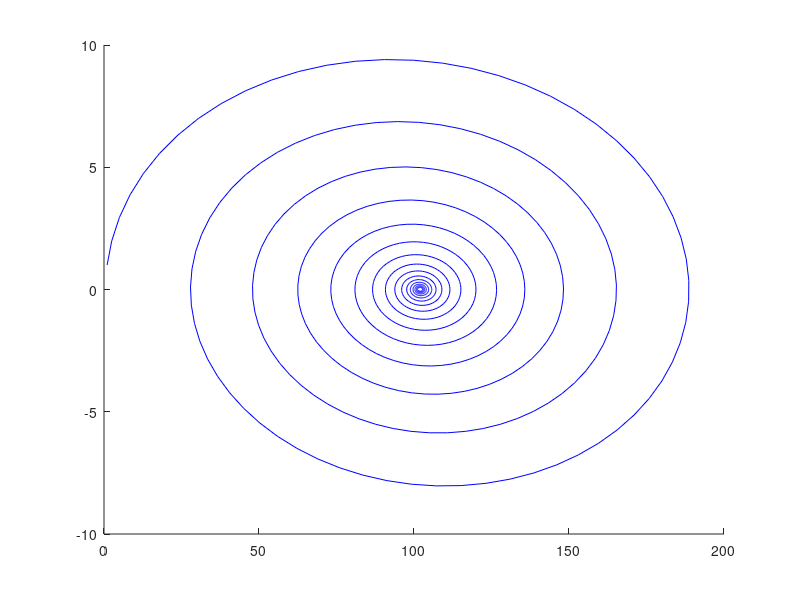

The MATLAB source for this figure:
    clf;
    hold on;
        % Plot the vector field and ODE solutions
    
    
    function xdot = f2(x,t)
      % d^2Q/dt^2 = -Q/CL  -  (R/L) * (dQ/Dt)
      C = 10;
      L = 10;
      R = 0.1;
      xdot(3) = ((0-x(2))/(C*L))-((R/L)*(x(3)));
      xdot(2) = x(3);
      xdot(1) = x(2);
     endfunction
    
    timestep = 1000;
    tmin = 0;
    tmax = 1000;
    
    x2 = lsode("f2", [1;1;1] , (t = linspace (tmin, tmax, timestep)') ) ;
    %x1 = lsode("f2", [0] , (t = linspace (tmin, timestep, tmax)') ) ;
    %x3 = lsode("f2", [1] , (t = linspace (tmin, timestep, tmax)') ) ;    
    %vectfield("f2",0:1:10,0:100:2000);
    
    
    p = plot(x2(:,1),x2(:,2), 'b-');
    % p = plot(linspace(tmin,tmax,timestep),x2(:,1), 'b-');
    % set(p, 'LineWidth', 3);
    % print linearDecay.pdf    
    
    % print -dpdf Oscillator.pdf    
   